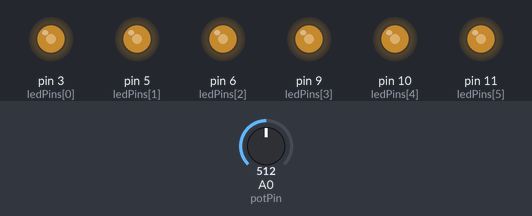
Recording of a sketch running on a simulated Arduino Uno, built with avr-gcc and run on an emulated ATmega328P. On the bench: output pins drawn as LEDs (lit = HIGH). The inputs (shaded band) are chosen by the test bench; at power-on: A0 (potPin) = 512.

Above: at 1.2 s.
1.3 s: A0 (potPin) set to 716
At 2.1 s:
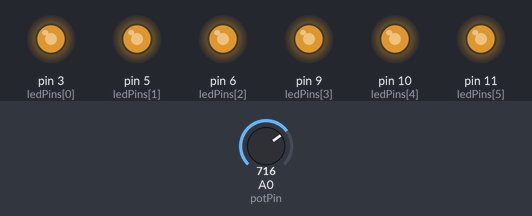
2.8 s: A0 (potPin) set to 900
At 3.2 s:
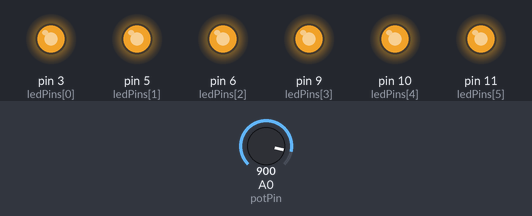
4.3 s: A0 (potPin) set to 122
At 5.5 s:
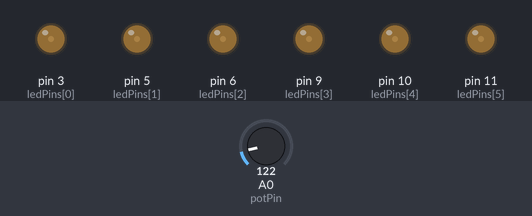
5.8 s: A0 (potPin) set to 0
At 6.7 s:
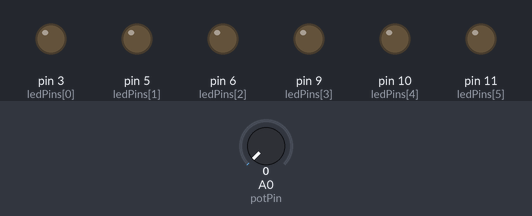
7.3 s: A0 (potPin) set to 511
At 7.9 s:
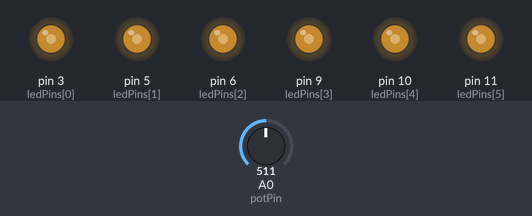
Timing chart, 0 to 9.8 s (numbered marks = the images above; inputs shaded):
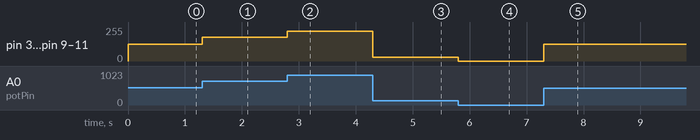

Measured:
- after the input at 1.3 s, pin 3 (ledPins[0]), pin 5 (ledPins[1]), pin 6 (ledPins[2]), pin 9 (ledPins[3]), pin 10 (ledPins[4]), pin 11 (ledPins[5]): 127/255 → 178/255 at once
- after the input at 2.8 s, pin 3 (ledPins[0]), pin 5 (ledPins[1]), pin 6 (ledPins[2]), pin 9 (ledPins[3]), pin 10 (ledPins[4]), pin 11 (ledPins[5]): 178/255 → 224/255 at once
- after the input at 4.3 s, pin 3 (ledPins[0]), pin 5 (ledPins[1]), pin 6 (ledPins[2]), pin 9 (ledPins[3]), pin 10 (ledPins[4]), pin 11 (ledPins[5]): 224/255 → 30/255 at once
- after the input at 5.8 s, pin 3 (ledPins[0]), pin 5 (ledPins[1]), pin 6 (ledPins[2]), pin 9 (ledPins[3]), pin 10 (ledPins[4]), pin 11 (ledPins[5]): 30/255 → 0/255 at once
- after the input at 7.3 s, pin 3 (ledPins[0]), pin 5 (ledPins[1]), pin 6 (ledPins[2]), pin 9 (ledPins[3]), pin 10 (ledPins[4]), pin 11 (ledPins[5]): 0/255 → 127/255 at once

The sketch:

night_light_potentiometer.ino
```cpp
// Define LED pins
int ledPins[] = {3, 5, 6, 9, 10, 11};
const int numLEDs = 6;

// Potentiometer pin
int potPin = A0;

void setup() {
  // Set LED pins as outputs
  for (int i = 0; i < numLEDs; i++) {
    pinMode(ledPins[i], OUTPUT);
  }
}

void loop() {
  // Read potentiometer value (0-1023)
  int potValue = analogRead(potPin);

  // Map potentiometer value to PWM range (0-255)
  int brightness = map(potValue, 0, 1023, 0, 255);

  // Set brightness for each LED
  for (int i = 0; i < numLEDs; i++) {
    analogWrite(ledPins[i], brightness);
  }
}
```
